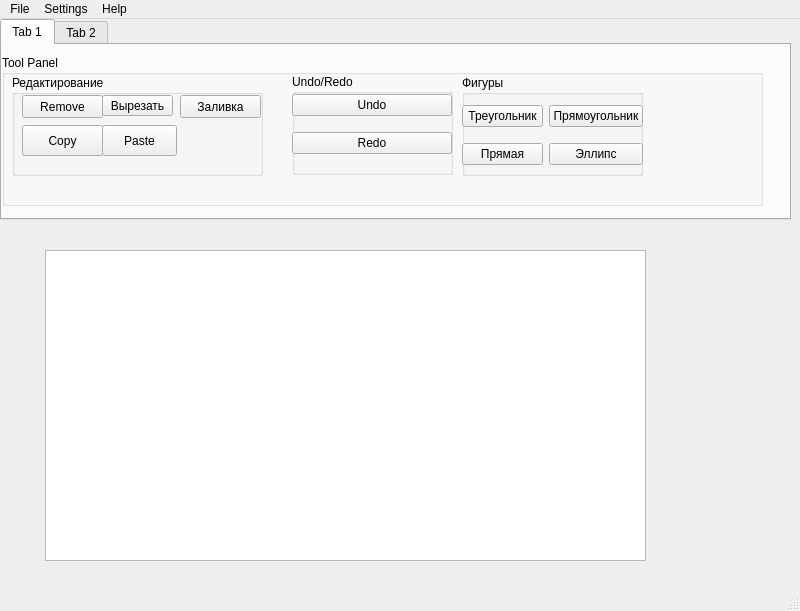
<?xml version="1.0" encoding="UTF-8"?>
<ui version="4.0">
 <class>MainWindow</class>
 <widget class="QMainWindow" name="MainWindow">
  <property name="geometry">
   <rect>
    <x>0</x>
    <y>0</y>
    <width>800</width>
    <height>611</height>
   </rect>
  </property>
  <property name="windowTitle">
   <string>MainWindow</string>
  </property>
  <widget class="QWidget" name="centralwidget">
   <widget class="QTabWidget" name="tabWidget">
    <property name="geometry">
     <rect>
      <x>0</x>
      <y>0</y>
      <width>791</width>
      <height>201</height>
     </rect>
    </property>
    <property name="currentIndex">
     <number>0</number>
    </property>
    <widget class="QWidget" name="tab">
     <attribute name="title">
      <string>Tab 1</string>
     </attribute>
     <widget class="QGroupBox" name="groupBox">
      <property name="geometry">
       <rect>
        <x>0</x>
        <y>10</y>
        <width>761</width>
        <height>151</height>
       </rect>
      </property>
      <property name="title">
       <string>Tool Panel</string>
      </property>
      <widget class="QGroupBox" name="groupBox_2">
       <property name="geometry">
        <rect>
         <x>10</x>
         <y>20</y>
         <width>251</width>
         <height>101</height>
        </rect>
       </property>
       <property name="title">
        <string>Редактирование</string>
       </property>
       <widget class="QPushButton" name="pushButton">
        <property name="geometry">
         <rect>
          <x>10</x>
          <y>50</y>
          <width>81</width>
          <height>31</height>
         </rect>
        </property>
        <property name="text">
         <string>Copy</string>
        </property>
       </widget>
       <widget class="QPushButton" name="pushButton_2">
        <property name="geometry">
         <rect>
          <x>90</x>
          <y>50</y>
          <width>75</width>
          <height>31</height>
         </rect>
        </property>
        <property name="text">
         <string>Paste</string>
        </property>
       </widget>
       <widget class="QPushButton" name="pushButton_3">
        <property name="geometry">
         <rect>
          <x>90</x>
          <y>20</y>
          <width>71</width>
          <height>21</height>
         </rect>
        </property>
        <property name="text">
         <string>Вырезать</string>
        </property>
       </widget>
       <widget class="QPushButton" name="pushButton_10">
        <property name="geometry">
         <rect>
          <x>10</x>
          <y>20</y>
          <width>81</width>
          <height>23</height>
         </rect>
        </property>
        <property name="text">
         <string>Remove</string>
        </property>
       </widget>
       <widget class="QPushButton" name="pushButton_4">
        <property name="geometry">
         <rect>
          <x>168</x>
          <y>20</y>
          <width>81</width>
          <height>23</height>
         </rect>
        </property>
        <property name="text">
         <string>Заливка</string>
        </property>
       </widget>
      </widget>
      <widget class="QGroupBox" name="groupBox_5">
       <property name="geometry">
        <rect>
         <x>460</x>
         <y>20</y>
         <width>181</width>
         <height>101</height>
        </rect>
       </property>
       <property name="title">
        <string>Фигуры</string>
       </property>
       <widget class="QWidget" name="gridLayoutWidget_2">
        <property name="geometry">
         <rect>
          <x>0</x>
          <y>20</y>
          <width>181</width>
          <height>80</height>
         </rect>
        </property>
        <layout class="QGridLayout" name="gridLayout_2">
         <item row="0" column="1">
          <widget class="QPushButton" name="pushButton_7">
           <property name="text">
            <string>Прямоугольник</string>
           </property>
          </widget>
         </item>
         <item row="1" column="0">
          <widget class="QPushButton" name="pushButton_8">
           <property name="text">
            <string>Прямая</string>
           </property>
          </widget>
         </item>
         <item row="1" column="1">
          <widget class="QPushButton" name="pushButton_9">
           <property name="text">
            <string>Эллипс</string>
           </property>
          </widget>
         </item>
         <item row="0" column="0">
          <widget class="QPushButton" name="pushButton_5">
           <property name="text">
            <string>Треугольник</string>
           </property>
          </widget>
         </item>
        </layout>
       </widget>
      </widget>
      <widget class="QGroupBox" name="groupBox_6">
       <property name="geometry">
        <rect>
         <x>290</x>
         <y>19</y>
         <width>161</width>
         <height>101</height>
        </rect>
       </property>
       <property name="title">
        <string>Undo/Redo</string>
       </property>
       <widget class="QWidget" name="verticalLayoutWidget">
        <property name="geometry">
         <rect>
          <x>0</x>
          <y>10</y>
          <width>160</width>
          <height>81</height>
         </rect>
        </property>
        <layout class="QVBoxLayout" name="verticalLayout">
         <item>
          <widget class="QPushButton" name="pushButton_11">
           <property name="text">
            <string>Undo</string>
           </property>
          </widget>
         </item>
         <item>
          <widget class="QPushButton" name="pushButton_12">
           <property name="text">
            <string>Redo</string>
           </property>
          </widget>
         </item>
        </layout>
       </widget>
      </widget>
     </widget>
    </widget>
    <widget class="QWidget" name="tab_2">
     <attribute name="title">
      <string>Tab 2</string>
     </attribute>
     <widget class="QGroupBox" name="groupBox_4">
      <property name="geometry">
       <rect>
        <x>0</x>
        <y>0</y>
        <width>781</width>
        <height>171</height>
       </rect>
      </property>
      <property name="title">
       <string>Tool Panel2</string>
      </property>
      <widget class="QGroupBox" name="groupBox_3">
       <property name="geometry">
        <rect>
         <x>10</x>
         <y>30</y>
         <width>171</width>
         <height>101</height>
        </rect>
       </property>
       <property name="title">
        <string>Выделение/Масштабирование</string>
       </property>
       <widget class="Line" name="line_2">
        <property name="geometry">
         <rect>
          <x>80</x>
          <y>10</y>
          <width>16</width>
          <height>81</height>
         </rect>
        </property>
        <property name="orientation">
         <enum>Qt::Vertical</enum>
        </property>
       </widget>
       <widget class="QPushButton" name="pushButton_6">
        <property name="geometry">
         <rect>
          <x>10</x>
          <y>40</y>
          <width>75</width>
          <height>23</height>
         </rect>
        </property>
        <property name="text">
         <string>Выделение</string>
        </property>
       </widget>
       <widget class="QToolButton" name="toolButton">
        <property name="geometry">
         <rect>
          <x>90</x>
          <y>40</y>
          <width>81</width>
          <height>21</height>
         </rect>
        </property>
        <property name="text">
         <string>Форма</string>
        </property>
       </widget>
      </widget>
     </widget>
    </widget>
   </widget>
   <widget class="QGraphicsView" name="graphicsView">
    <property name="geometry">
     <rect>
      <x>45</x>
      <y>231</y>
      <width>601</width>
      <height>311</height>
     </rect>
    </property>
   </widget>
  </widget>
  <widget class="QMenuBar" name="menubar">
   <property name="geometry">
    <rect>
     <x>0</x>
     <y>0</y>
     <width>800</width>
     <height>21</height>
    </rect>
   </property>
   <widget class="QMenu" name="menufedfdfsfd">
    <property name="title">
     <string>File</string>
    </property>
    <addaction name="actionLoad"/>
    <addaction name="separator"/>
    <addaction name="actionExit"/>
    <addaction name="separator"/>
    <addaction name="actionSave_As"/>
    <addaction name="separator"/>
    <addaction name="actionSave"/>
   </widget>
   <widget class="QMenu" name="menuSettings">
    <property name="title">
     <string>Settings</string>
    </property>
   </widget>
   <widget class="QMenu" name="menuHelp">
    <property name="title">
     <string>Help</string>
    </property>
   </widget>
   <addaction name="menufedfdfsfd"/>
   <addaction name="menuSettings"/>
   <addaction name="menuHelp"/>
  </widget>
  <widget class="QStatusBar" name="statusbar"/>
  <action name="actionSave">
   <property name="text">
    <string>Save</string>
   </property>
  </action>
  <action name="actionLoad">
   <property name="text">
    <string>Load</string>
   </property>
  </action>
  <action name="actionSave_As">
   <property name="text">
    <string>Save As</string>
   </property>
  </action>
  <action name="actionExit">
   <property name="text">
    <string>Exit</string>
   </property>
  </action>
 </widget>
 <resources/>
 <connections/>
</ui>
